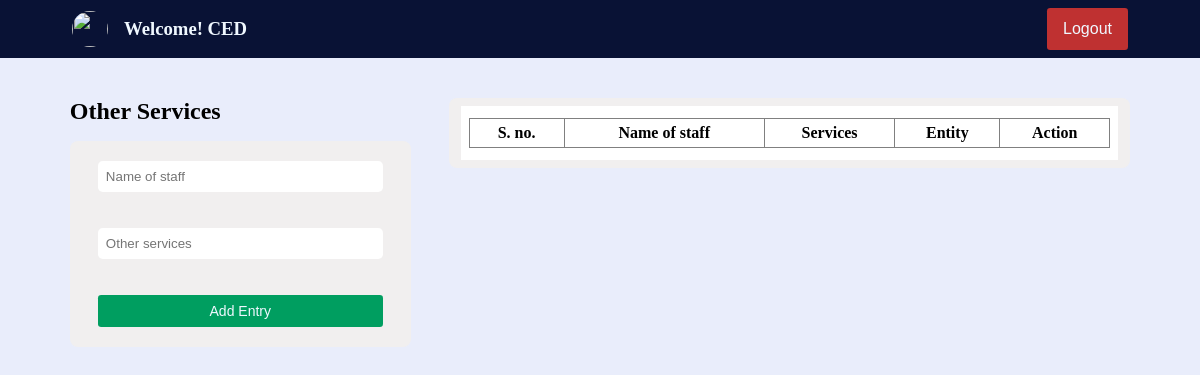
/forms/other_services.php?user=CED, run on an earlier commit of the app's database.
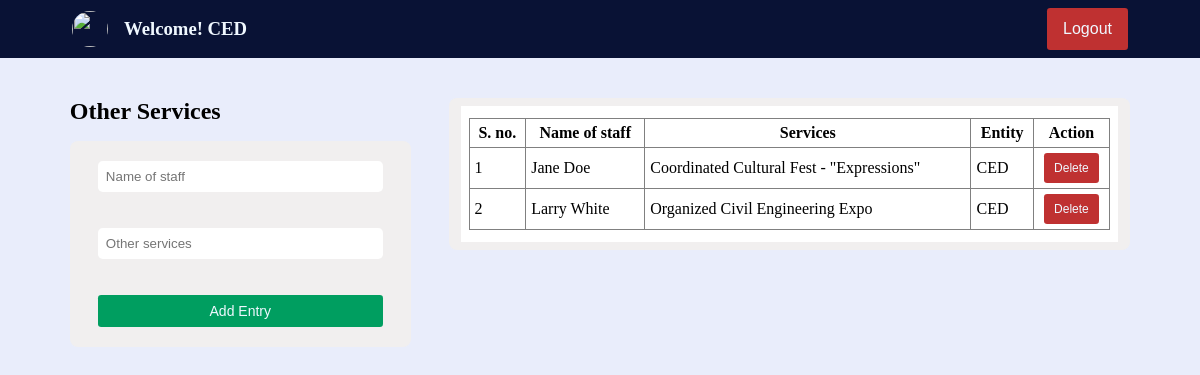
And on a later commit of the database.
### tables this page shows
CREATE TABLE `other_services` (
  `staff` varchar(80) NOT NULL,
  `title` varchar(2000) NOT NULL,
  `entity` varchar(120) NOT NULL
);

### forms/other_services.php (the view, shortened to what this page needs)
<?php
if (empty($_SESSION['access_token'])) {
    $fname = "Welcome! ";
    $lname = $_GET["user"];
    $pic = "./asset/nitc_logo_icon.svg";
} else {
    $fname = $_SESSION["first_name"];
    $lname = $_SESSION['last_name'];
    $pic = $_SESSION['profile_picture'];
}
?>
<!DOCTYPE html>
<html>
<head>
    <link href="../styles/forms.css" type="text/css" rel="stylesheet">
</head>
<body>
    <div class="container">
        <?php
        echo '<div class="user_strip">
                <div class="user">
                    <img src="' . $pic . '" class="user_image" />
                    <h3>' . $fname . ' ' . $lname . '</h3>
                </div>
                <div class="logout_btn_holder">
                    <a href="../logout.php" class="">
                        <button class="logout_btn">Logout</button>
                    </a>
                </div  >
            </div>';
        ?>
        <div class="content_container">
            <div class="left_container">
                <h2>Other Services</h2>
                <div class="form_container">
                <form id="myForm" action="" method="post" onsubmit="return validateForm();" class="form_field">
                    <input type="text" name="name" placeholder="Name of staff" class="input-fields"><br><br>
                    <input type="text" name="title" placeholder="Other services" class="input-fields"><br><br>
                    <input type="submit" class="submit-button" value="Add Entry">
                </form>
            </div>
            </div>
            <div class="table_container">
                <?php
                $con = mysqli_connect('localhost', 'root', '', 'imsdemo');
                $entity = $_GET["user"];
                if ($entity == 'admin' || $entity == '')
                    $sql = "SELECT * FROM other_services";
                else
                    $sql = "SELECT * FROM other_services where entity='$entity'";
                $rs = mysqli_query($con, $sql);
                echo '<div class="table_field">';
                echo '
                <table  border="1">
                <tr>
                    <th class="box">S. no.</th>
                    <th class="box">Name of staff</th>
                    <th class="box">Services</th>
                    <th class="box">Entity</th>
                    <th class="box">Action</th>
                </tr>';
                $count = 1;
                while ($row = mysqli_fetch_assoc($rs)) {
                    $staff = $row['staff'];
                    $title = $row['title'];
                    $dep = $row['entity'];
                    echo '<tr>
                    <td class="box sn">' . $count . '</td>
                    <td class="box name">' . $staff . '</td>
                    <td class="box services">' . $title . '</td>
                    <td class="box entity">' . $dep . '</td>
                    <td class="box button_box btn"><button class="delete_btn" data-id=' . $title . '>Delete</button></td>
                    </tr>';
                    $count++;
                }
                echo '</table>
                </div>';
                ?>
            </div>
        </div>
</body>
</html>

What changed in the data, as far as the page shows it:
added other_services: staff "Jane Doe", title "Coordinated Cultural Fest - \"Expressions\"", entity "CED"
added other_services: staff "Larry White", title "Organized Civil Engineering Expo", entity "CED"
